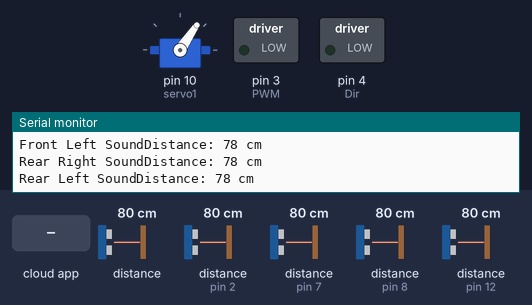
The sketch below on a simulated Arduino Uno, built with avr-gcc and run on an emulated ATmega328P. On the bench: servo, switched loads named in the sketch (green lamp = pin HIGH), the last lines printed to the serial monitor. Wiring (inferred from the names in the program): 4 × ultrasonic range finder: trigger pin 5, echo pin 2 / trigger pin 6, echo pin 7 / trigger pin 9, echo pin 8 / trigger pin 11, echo pin 12. The inputs (shaded band) are chosen by the test bench; at power-on: distance to the obstacle 80 cm, distance to the obstacle (sensors on pin 2, pin 7, pin 8, pin 12) 80 cm. The echo pulse lasts 58.3 µs per cm; the ROS host is connected and sends only what is stated; pins used as bus, display or sensor lines are not drawn.

Above: at 1.2 s.
1.3 s: the phone or cloud app sets linear.x to -100
At 2.4 s:
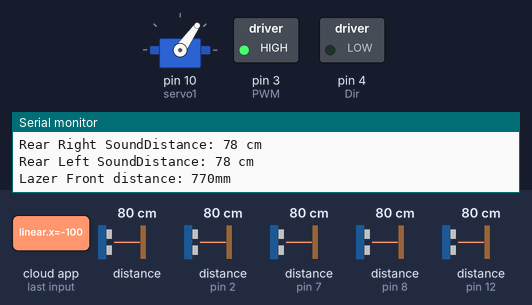
2.8 s: the phone or cloud app sets angular.z to -100
At 3.8 s:
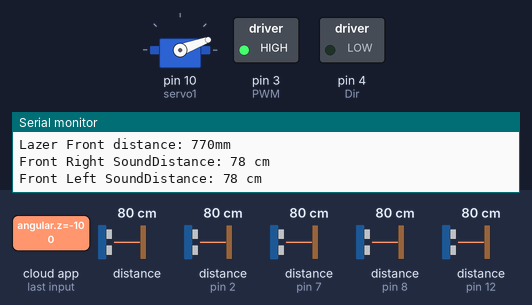
4.3 s: the phone or cloud app sets linear.x to 0
At 5.2 s:
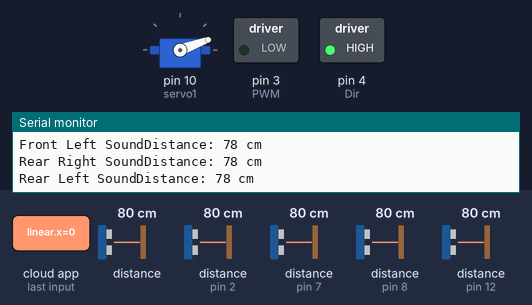
5.8 s: the phone or cloud app sets angular.z to 0
At 6.6 s:
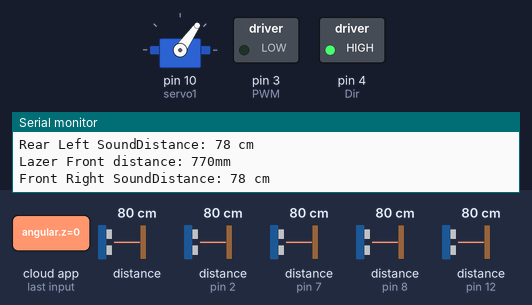
7.3 s: the phone or cloud app sets linear.x to 100
At 8.0 s:
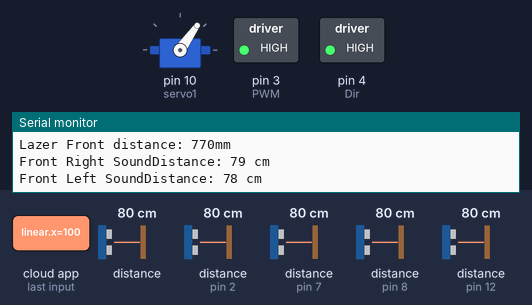
8.8 s: the phone or cloud app sets angular.z to 100
At 9.4 s:
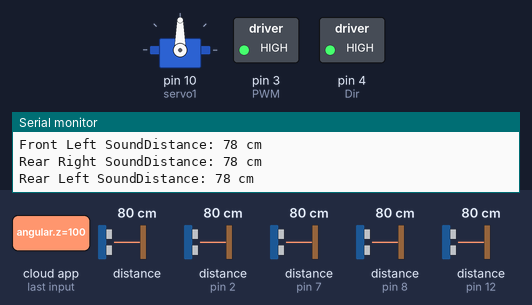
Timing chart, 0 to 11.3 s (numbered marks = the images above; inputs shaded):
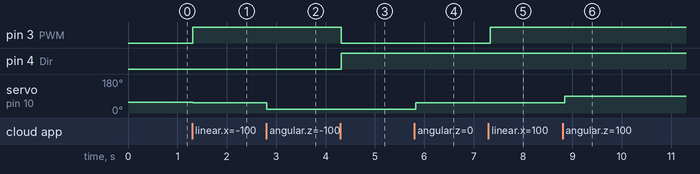

Measured:
- after the input at 1.3 s, pin 3 (PWM): LOW → HIGH at once; servo on pin 10 (servo1): 56° → 55° at once
- after the input at 2.8 s, servo on pin 10 (servo1): 55° → 20° at once
- after the input at 4.3 s, pin 3 (PWM): HIGH → LOW at once; pin 4 (Dir): LOW → HIGH at once
- after the input at 5.8 s, servo on pin 10 (servo1): 20° → 55° at once
- after the input at 7.3 s, pin 3 (PWM): LOW → HIGH at once
- after the input at 8.8 s, servo on pin 10 (servo1): 55° → 90° at once

The sketch:

Other_Code.ino
```cpp
#include <Servo.h>
#include <Wire.h>
#include <VL53L0X.h>
#include <ros.h>
#include <geometry_msgs/Twist.h>

// HC-SR04 Front Right Sensor
#define echoPin1 8 // attach pin D12 Arduino to pin Echo of HC-SR04
#define trigPin1 9 // attach pin D11 PWM Arduino to pin Trig of HC-SR04

// defines variables
long durationFR; // variable for the duration of sound wave travel
int SoundDistanceFR; // variable for the distance measurement

// HC-SR04 Front Left Sensor
#define echoPin2 7 // attach pin D7 Arduino to pin Echo of HC-SR04
#define trigPin2 6 // attach pin D6 Arduino to pin Trig of HC-SR04

// defines variables
long durationFL; // variable for the duration of sound wave travel
int SoundDistanceFL; // variable for the distance measurement

// HC-SR04 Rear Right Sensor
#define echoPin3 2 // attach pin D7 Arduino to pin Echo of HC-SR04
#define trigPin3 5 // attach pin D6 Arduino to pin Trig of HC-SR04

// defines variables
long durationRR; // variable for the duration of sound wave travel
int SoundDistanceRR; // variable for the distance measurement

// HC-SR04 Rear Left Sensor
#define echoPin4 12 // attach pin D7 Arduino to pin Echo of HC-SR04
#define trigPin4 11 // attach pin D6 Arduino to pin Trig of HC-SR04

// defines variables
long durationRL; // variable for the duration of sound wave travel
int SoundDistanceRL; // variable for the distance measurement

VL53L0X sensor;

int Dir = 4; // Yellow
int PWM = 3; // White

int pos = 0;    // variable to store the servo position
Servo servo1; // Pin 10

ros::NodeHandle nh;

void handle_cmd_vel(const geometry_msgs::Twist& cmd_vel) {
  // Motor control
  int motorSpeed = int(abs(cmd_vel.linear.x) * 255);
  int motorDirection = (cmd_vel.linear.x >= 0) ? HIGH : LOW;

  digitalWrite(Dir, motorDirection);
  analogWrite(PWM, motorSpeed);

  // Servo control
  int angle = map(cmd_vel.angular.z, -1, 1, 20, 90); // Left = 20 == -1 in ros, Right = 90 == 1 in ros
  servo1.write(angle);
}

ros::Subscriber<geometry_msgs::Twist> sub("cmd_vel", handle_cmd_vel);

void setup() {
  // Motor
  pinMode(PWM, OUTPUT);
  pinMode(Dir, OUTPUT);

  // Servo
  servo1.attach(10);
  servo1.write(56); // wheels back to the center

  // Lidar sensor
  Serial.begin(9600); // Serial Communication is starting with 9600 of baudrate speed
  Wire.begin();
  sensor.init();
  sensor.setTimeout(500);
  sensor.startContinuous();

  // HC-SR04 sensors
  pinMode(trigPin1, OUTPUT); // Sets the trigPin as an OUTPUT
  pinMode(echoPin1, INPUT); // Sets the echoPin as an INPUT

  pinMode(trigPin2, OUTPUT); // Sets the trigPin as an OUTPUT
  pinMode(echoPin2, INPUT); // Sets the echoPin as an INPUT

  pinMode(trigPin3, OUTPUT); // Sets the trigPin as an OUTPUT
  pinMode(echoPin3, INPUT); // Sets the echoPin as an INPUT

  pinMode(trigPin4, OUTPUT); // Sets the trigPin as an OUTPUT
  pinMode(echoPin4, INPUT); // Sets the echoPin as an INPUT

  // Initialize ROS node handle
  nh.initNode();
  nh.subscribe(sub);
}

void loop() {
  // Lidar sensor
  int dist = sensor.readRangeContinuousMillimeters() - 30; // -30 is to compensate for error
  Serial.print("Lazer Front distance: ");
  Serial.print(dist);
  Serial.print("mm");
  Serial.println();

  // Call sound sensor functions and use their values if necessary
  int distanceFR = SoundSensorFR();
  int distanceFL = SoundSensorFL();
  int distanceRR = SoundSensorRR();
  int distanceRL = SoundSensorRL();

  nh.spinOnce();
  delay(10);
}

// Functions :

int SoundSensorFR() {
  // HC-SR04 Front Right Sensor
  digitalWrite(trigPin1, LOW);
  delayMicroseconds(2);
  digitalWrite(trigPin1, HIGH);
  delayMicroseconds(10);
  digitalWrite(trigPin1, LOW);
  durationFR = pulseIn(echoPin1, HIGH);
  SoundDistanceFR = durationFR * 0.034 / 2; // Speed of sound wave divided by 2 (go and back)
  Serial.print("Front Right SoundDistance: ");
  Serial.print(SoundDistanceFR);
  Serial.println(" cm");
  return SoundDistanceFR;
}

int SoundSensorFL() {
  // HC-SR04 Front Left Sensor
  digitalWrite(trigPin2, LOW);
  delayMicroseconds(2);
  digitalWrite(trigPin2, HIGH);
  delayMicroseconds(10);
  digitalWrite(trigPin2, LOW);
  durationFL = pulseIn(echoPin2, HIGH);
  SoundDistanceFL = durationFL * 0.034 / 2; // Speed of sound wave divided by 2 (go and back)
  Serial.print("Front Left SoundDistance: ");
  Serial.print(SoundDistanceFL);
  Serial.println(" cm");
  return SoundDistanceFL;
}

int SoundSensorRR() {
  // HC-SR04 Rear Right Sensor
  digitalWrite(trigPin3, LOW);
  delayMicroseconds(2);
  digitalWrite(trigPin3, HIGH);
  delayMicroseconds(10);
  digitalWrite(trigPin3, LOW);
  durationRR = pulseIn(echoPin3, HIGH);
  SoundDistanceRR = durationRR * 0.034 / 2; // Speed of sound wave divided by 2 (go and back)
  Serial.print("Rear Right SoundDistance: ");
  Serial.print(SoundDistanceRR);
  Serial.println(" cm");
  return SoundDistanceRR;
}

int SoundSensorRL() {
  // HC-SR04 Rear Left Sensor
  digitalWrite(trigPin4, LOW);
  delayMicroseconds(2);
  digitalWrite(trigPin4, HIGH);
  delayMicroseconds(10);
  digitalWrite(trigPin4, LOW);
  durationRL = pulseIn(echoPin4, HIGH);
  SoundDistanceRL = durationRL * 0.034 / 2; // Speed of sound wave divided by 2 (go and back)
  Serial.print("Rear Left SoundDistance: ");
  Serial.print(SoundDistanceRL);
  Serial.println(" cm");
  return SoundDistanceRL;
}
```
